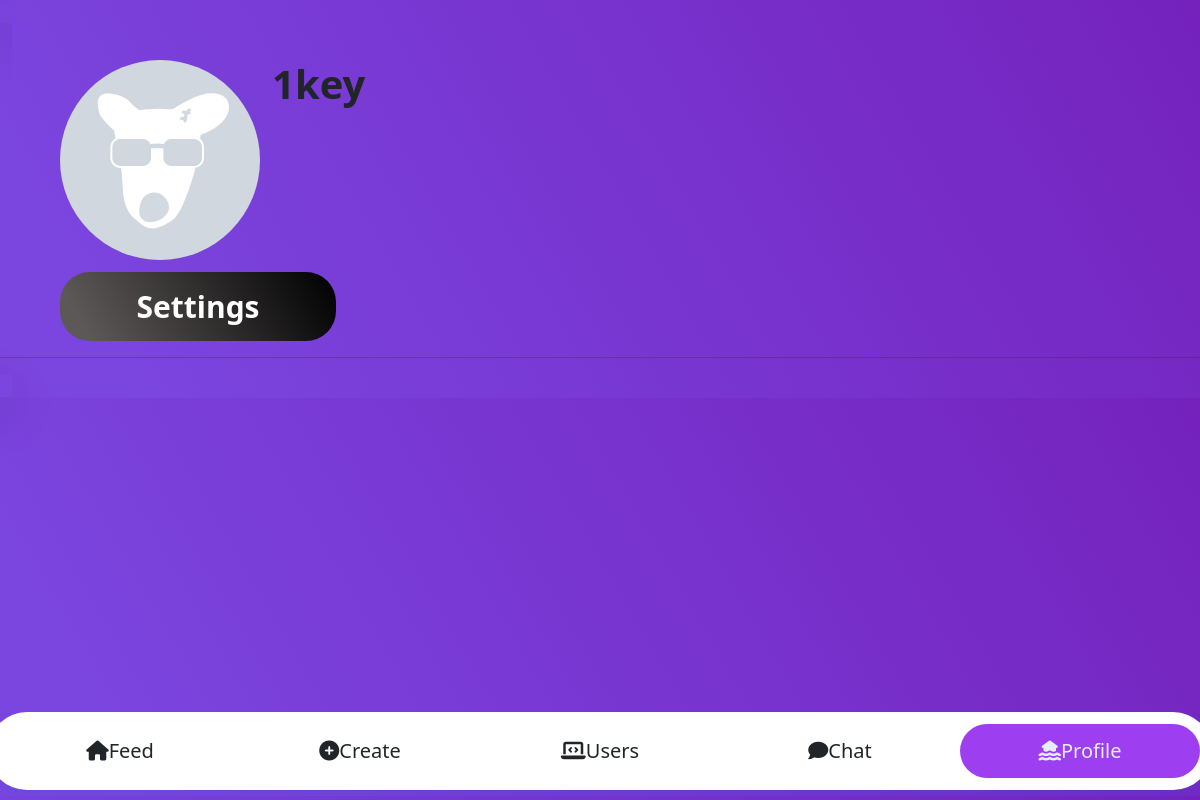
Before: /my_profile (signed in) with the older database file.
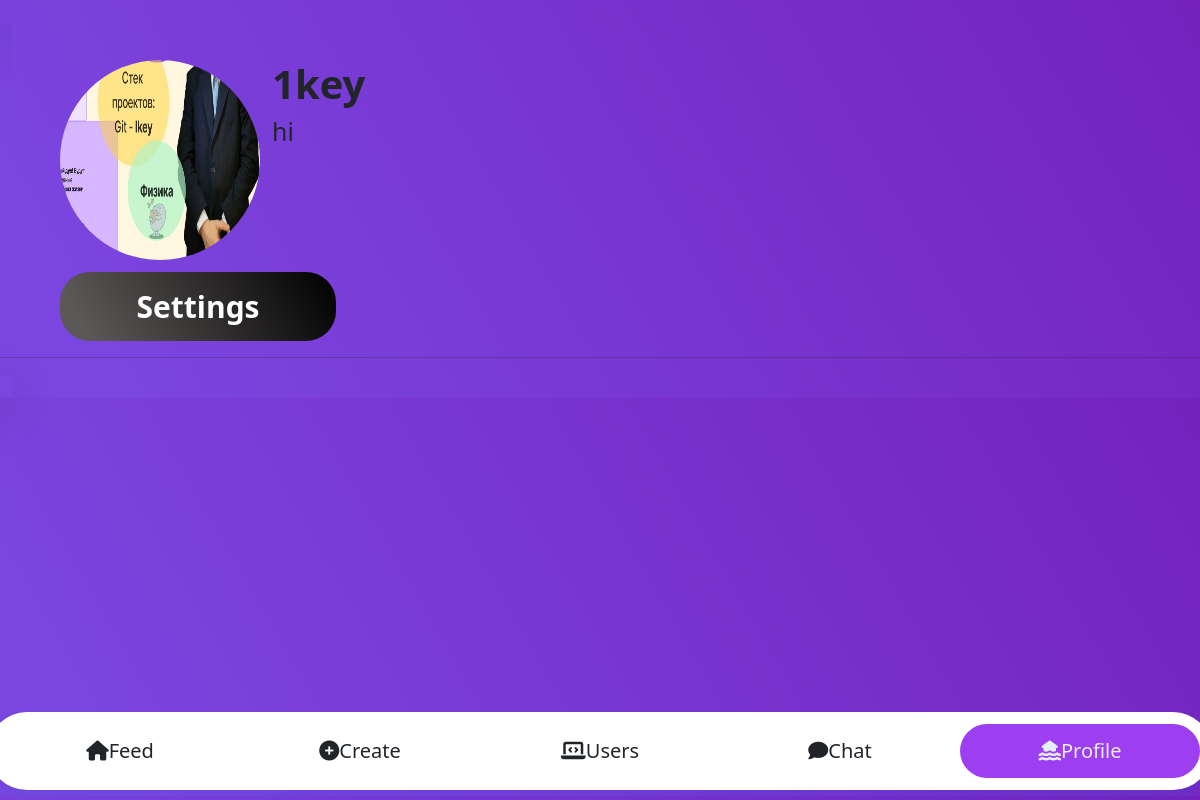
After: the same page with the newer database file.
### blog/models.py (models this page shows, shortened)
class Student(models.Model):
    user = models.ForeignKey(
        User,
        on_delete=models.CASCADE,
        related_name='student',
    )
    id_user = models.IntegerField()
    bio = models.TextField(blank=True)
    telegram_id = models.IntegerField(default=0)
    profile_img = models.ImageField(
        upload_to='profile_images',
        default='profile_images/blank-profile-img.png'
        )
    location = models.CharField(max_length=100, blank=True)

### blog/views.py (the view, shortened to what this page needs)
# urls.py: path('my_profile', UsertListView.as_view(), name='student_profile'),
class UsertListView(ListView):
    model = Student
    template_name = 'blog/profile.html'
    context_object_name = 'blog_post_user_list'
    def get_context_data(self, **kwargs):
        user = auth.get_user(self.request)
        student = Student.objects.get(user=user)
        context = {
            'user': user,
            'student': student,
        }
        return context

### blog/templates/blog/profile.html (shortened to what this page needs)
{% extends "blog/base.html" %}
{% block content_blog %}
<div class="avatar">
    <div class="container">
        <div class="box">
            <a href="{{ student.profile_img.url }}">
                <div class="box-image">
                    <div class="content-image">
                        <img src="{{ student.profile_img.url }}" alt="None" class="img-user">
                    </div>
                </div>
            </a>
            <div class="box-info-user">
                <h3 class="name-user">{{ student.user.username }}</h3>
                <h2 class="bio">{{ student.bio }}</h2>
            </div>
        </div>
    </div>
    <div class="b-container settings text-center col-5 col-lg-3">
        <a href="javascript:PopUpShow4th()">Settings</a>
    </div>
</div>
<hr>
{% endblock %}

### blog/templates/blog/base.html
{% extends 'templates_projects/base.html' %}
{% block content %}
<div class="body-blog">
    {% block content_blog %}
    {% endblock %}
</div>
{% include "templates_projects/navbar.html"%}
{% endblock %}

### templates/templates_projects/base.html (shortened to what this page needs)
{% load static %}
<!DOCTYPE html>
<html lang="en">
<head>
    <link rel="stylesheet" href="https://use.fontawesome.com/releases/v6.1.0/css/all.css">
    <link rel="stylesheet" href="https://cdn.jsdelivr.net/npm/bootstrap@5.1.3/dist/css/bootstrap.min.css">
    <link rel="stylesheet" href="{% static 'blog/css/style.css' %}">
</head>
<body>
    <div class="container shadow-lg">
        {% block content %}
        {% endblock %}
    </div>
</body>
</html>

### templates/templates_projects/navbar.html (shortened to what this page needs)
{% load static %}
     <div class="container container-tab col-12">
        <div class="tabs">
            <label class="tab" for="radio-1">
                <i class="fa-solid fa-house"></i>
                Feed
            </label>
            <label class="tab" for="radio-2">
            <i class="fa-solid fa-circle-plus"></i> Create
            </label>
            <label class="tab" for="radio-3">
                <i class="fa-solid fa-laptop-code"></i> Users
            </label>
            <label class="tab" for="radio-4">
                <i class="fa-solid fa-comment"></i>
                Chat
            </label>
            <label class="tab" for="radio-5"><i class="fa-solid fa-house-flood-water"></i> Profile</label>
            <span class="glider"></span>
        </div>
    </div>

### blog/static/blog/css/style.css (style rules this page uses)
body { background-image: linear-gradient(60deg, rgb(123, 69, 223) 10%, #7522bd 100%); overflow-x: hidden; }
a { text-decoration: none; }
.container { display: inline; }
.avatar { margin: 0 4%; margin-bottom: 0vh; }
.container { overflow:hidden; }
.box { white-space: nowrap; }
.box div { display:inline-block; word-break: break-all; }
.img-user { margin: 1vw; border-radius: 50%; width: 25vh; height: 25vh; background-size: auto 300px; }
.box-info-user { position: absolute; margin-top: 1vw; }
.name-user { display: block; font-weight: 700; font-size: 40px; }
.bio { display: block; font-size: 25px; font-weight: 500; }
:root { --primary-color: #9d3ef0; --primary-color: #e6eef9; --secondary-color: #e6eef9; --secondary-color:#9d3ef0; }
*, *:after, *:before { box-sizing: border-box; }
.container-tab { min-width: 100vw; position: fixed; left: 0; right: 0; bottom: 0; display: flex; align-items: center; justify-content: center; padding-bottom: 10px; z-index: 100; }
.tabs { display: flex; position: relative; background-color: #fff; box-shadow: 0 0 1px 0 rgba(24, 94, 224, 0.15), 0 6px 12px 0 rgba(24, 94, 224, 0.15); padding: 0.75rem; border-radius: 99px; }
.tabs * { z-index: 2; }
.tab { min-width: fit-content; display: flex; align-items: center; justify-content: center; height: 54px; width: 20vw; font-size: 1.25rem; font-weight: 500; border-radius: 99px; cursor: pointer; transition: color 0.15s ease-in; }
input[type="radio"]:checked + label { color: var(--primary-color); }
input[id="radio-5"]:checked ~ .glider { transform: translateX(400%); }
.glider { position: absolute; display: flex; height: 54px; width: 20vw; background-color: var(--secondary-color); z-index: 1; border-radius: 99px; transition: 0.25s ease-out; }
.b-container { min-width: fit-content; background-color: #ccc; padding: 1vw; font-size: 30px; color: #fff; border-radius: 30px; }
.b-container a { font-weight: 700; color: white; }
.settings { display: inline-block; padding: 1vw; background-image: linear-gradient(60deg, rgb(93, 88, 88) 10%, #000000 100%); }

Changed rows visible on the page:
changed Student "1key": profile_img: picture added in place of a placeholder; bio (not shown) → "hi"
